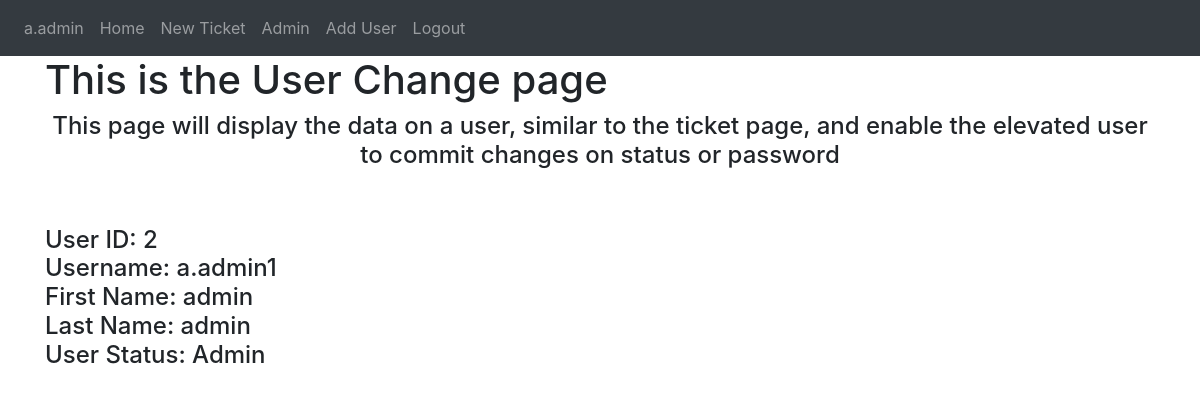
Page /chng/2 (signed in) on the committed database.
### Website/models.py (models this page shows)
class User(db.Model, UserMixin):
    id = db.Column(db.Integer, primary_key=True)
    username = db.Column(db.String(100), unique=True) #automatically generated to f.lname
    fname = db.Column(db.String(100))
    lname = db.Column(db.String(100))
    user_status = db.Column(db.Integer) #0 is deactivated, 1 is user, 2 is admin
    password_hash = db.Column(db.String(150))
    user_entries = db.relationship('Entry')

### Website/auth.py (the view)
@auth.route('/chng', defaults={'usr' : 0})
@auth.route('/chng/<int:usr>')
@login_required
def chng(usr):
    return render_template("chng.html", user=current_user, usr=User.query.filter_by(id=usr).first())

### Website/__init__.py (called while the page is built)
def create_app():
    app = Flask(__name__)
    app.config['SECRET_KEY'] = "SuperSecretKey"
    app.config['SQLALCHEMY_DATABASE_URI'] = f'sqlite:///{DB_NAME}'
    db.init_app(app)
    from .views import views
    from .auth import auth
    app.register_blueprint(views, url_prefix='/')
    app.register_blueprint(auth, url_prefix='/')
    from .models import User, Ticket, Entry
    create_database(app)
    login_manager = LoginManager()
    login_manager.login_view = 'auth.login'
    login_manager.init_app(app)
    @login_manager.user_loader
    def load_user(id):
        return User.query.get(int(id))
    return app

### Website/templates/chng.html (shortened to what this page needs)
{% extends "base.html" %}
{% block content%} <h1> This is the User Change page</h1>
    <h4 align="center"> This page will display the data on a user, similar to the ticket page, and enable the elevated user to commit changes on status or password</h4>
    <br />
    <br />
    <h4>
        User ID: {{usr.id}} <br>
        Username: {{usr.username}}<br>
        First Name: {{usr.fname}}<br>
        Last Name: {{usr.lname}}<br>
        User Status:
        {% if usr.user_status == 0 %}
            Deactivated
        {% elif usr.user_status == 1%}
            User
        {% elif usr.user_status == 2%}
            Admin
        {% endif %}
    </h4>
{%endblock%}

### Website/templates/base.html (shortened to what this page needs)
<!DOCTYPE html>
<html>
  <head>
    <link
      rel="stylesheet"
      href="https://stackpath.bootstrapcdn.com/bootstrap/4.4.1/css/bootstrap.min.css"
    />
    <link
      rel="stylesheet"
      href="https://stackpath.bootstrapcdn.com/font-awesome/4.7.0/css/font-awesome.min.css"
    />
  </head>
  <body>
    <nav class="navbar navbar-expand-lg navbar-dark bg-dark">
      <div class="collapse navbar-collapse" id="navbar">
        <div class="navbar-nav">
            {% if user.is_authenticated %}
            <a class="nav-item nav-link" id="user" href="/userpage">{{user.username}}</a>
            <a class="nav-item nav-link" id="home" href="/">Home</a>
            <a class="nav-item nav-link" id="adduser" href="/ticket">New Ticket</a>
            {% if user.user_status == 2 %}
            <a class="nav-item nav-link" id="login" href="/admin">Admin</a>
            <a class="nav-item nav-link" id="adduser" href="/adduser">Add User</a>
            {% endif %}
            <a class="nav-item nav-link" id="logout" href="/logout">Logout</a>
            {% else %}
            <a class="nav-item nav-link" id="login" href="/login">Login</a>
            {% endif %}
        </div>
       </div>
    </nav>
    <div class="container">
        {% block content%}
        {%endblock%}
    </div>
  </body>
</html>

### rows in the picture
User: username "a.admin"
User: id "2", username "a.admin1", fname "admin", lname "admin"
